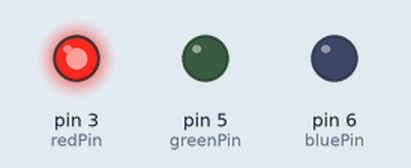
Bench run of a program on a simulated Arduino Uno, built with avr-gcc and run on an emulated ATmega328P. On the bench: output pins drawn as LEDs (lit = HIGH).

Above: at 0.5 s.
At 2.5 s:
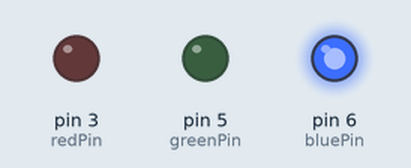
At 3.5 s:
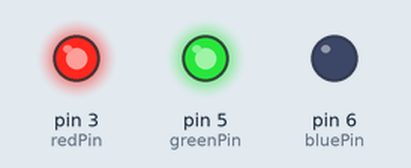
At 4.5 s:
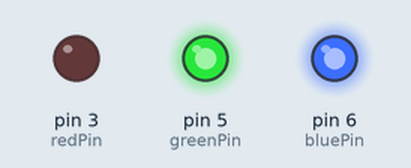
At 6.5 s:
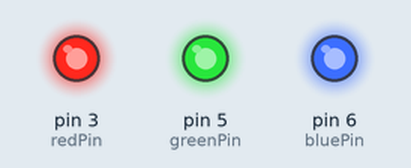
At 9.5 s:
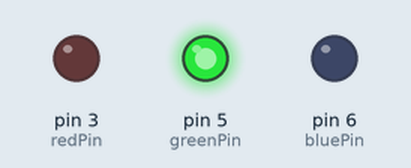
Timing chart, 0 to 10.4 s (numbered marks = the images above):
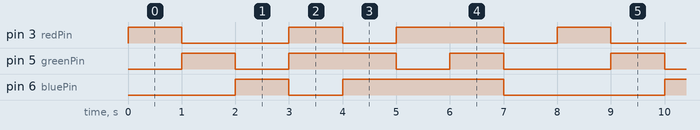

The program:

main.cpp
```cpp
#include <Arduino.h>
const int redPin = 3;
const int greenPin = 5;
const int bluePin = 6;

void setup() {
  pinMode(redPin, OUTPUT);
  pinMode(greenPin, OUTPUT);
  pinMode(bluePin, OUTPUT);
}

void loop() {
  setColor(255, 0, 0);    // Vermelho
  delay(1000);
  setColor(0, 255, 0);    // Verde
  delay(1000);
  setColor(0, 0, 255);    // Azul
  delay(1000);
  setColor(255, 255, 0);  // Amarelo (vermelho + verde)
  delay(1000);
  setColor(0, 255, 255);  // Ciano (verde + azul)
  delay(1000);
  setColor(255, 0, 255);  // Magenta (vermelho + azul)
  delay(1000);
  setColor(255, 255, 255); // Branco (todos no máximo)
  delay(1000);
  setColor(0, 0, 0);      // Apagar
  delay(1000);
}

// Função que define a cor do LED
void setColor(int red, int green, int blue) {
  analogWrite(redPin, red);
  analogWrite(greenPin, green);
  analogWrite(bluePin, blue);
}
```

Measured:
- by itself, pin 3 (redPin): repeats every 8.0 s: LOW 2.0 s, HIGH 1.0 s, LOW 1.0 s, HIGH 2.0 s, LOW 1.0 s, HIGH 1.0 s
- by itself, pin 5 (greenPin): repeats every 8.0 s: LOW 1.0 s, HIGH 2.0 s, LOW 1.0 s, HIGH 1.0 s, LOW 2.0 s, HIGH 1.0 s
- by itself, pin 6 (bluePin): repeats every 8.0 s: LOW 1.0 s, HIGH 3.0 s, LOW 3.0 s, HIGH 1.0 s
